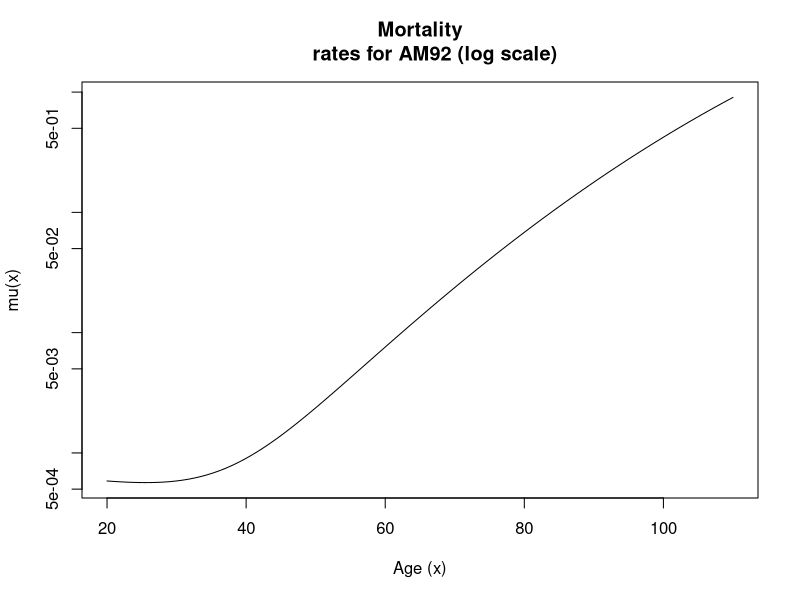

The R script that drew this image:
#Calculate mu
calmu=function(x)
{
  t=(x-70)/50
  e=exp(b0+b1*t+b2*(2*t*t-1))
  mu=a0+a1*t+e
  return (mu)
}

a0=0.00005887
a1=-0.0004988
b0=-4.363378
b1=5.544956
b2=-0.620345
mu=calmu(80)

#display mu
mu

#plot
plot(calmu,20,110,log="y",xlab="Age (x)",ylab="mu(x)",main="Mortality
     rates for AM92 (log scale)")  #use log="xy" for log scale on both axes

#qx for different age

x=seq(20,110,by=10)
x

#function to calculate qx
calqx=function(x)
{
  return (1-exp(-calmu(x+0.5)))
}

#rounding the list of ages to 6 decimal places
qx=round(sapply(x,calqx),6)

ans=cbind(x,qx)
ans

#calculate curtate expectaction of life
#lets calculate summation(tpx) where t goes from 1 to 119-x

calcurt=function(x)
{
  ans=0
  z=1
  for(i in 1:(119-x))
  {
    y=1-calqx(x+i-1)
    z=z*y
    ans=ans+z
  }
  return(ans)
}

#example
calcurt(25)